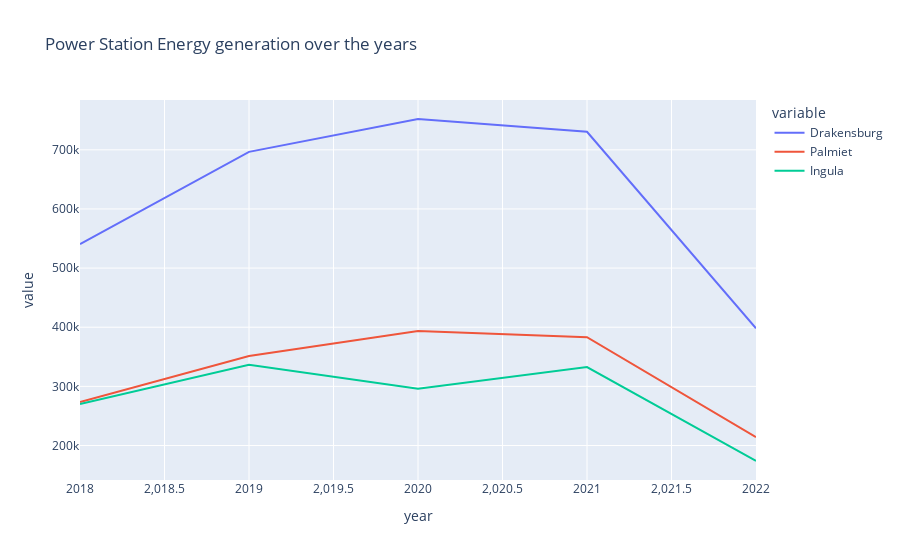

The notebook cell saved with this chart:
### Markdown cell above
## Which is the highest performing power station out of the 3 stations

### Code cell
fig8 = px.line(power_stations,x="year",y=["Drakensburg","Palmiet","Ingula"],title="Power Station Energy generation over the years")
fig8.show()

### Figure 1 — Plotly figure (JSON) as saved in the notebook; plotly's stock layout.template omitted (floating-point values rounded to 4 significant figures)
{"data": [{"hovertemplate": "variable=Drakensburg<br>year=%{x}<br>value=%{y}<extra></extra>", "legendgroup": "Drakensburg", "line": {"color": "#636efa", "dash": "solid"}, "marker": {"symbol": "circle"}, "mode": "lines", "name": "Drakensburg", "orientation": "v", "showlegend": true, "type": "scatter", "x": [2018, 2019, 2020, 2021, 2022], "xaxis": "x", "y": [540700.0, 696600.0, 752100.0, 730600.0, 398100.0], "yaxis": "y"}, {"hovertemplate": "variable=Palmiet<br>year=%{x}<br>value=%{y}<extra></extra>", "legendgroup": "Palmiet", "line": {"color": "#EF553B", "dash": "solid"}, "marker": {"symbol": "circle"}, "mode": "lines", "name": "Palmiet", "orientation": "v", "showlegend": true, "type": "scatter", "x": [2018, 2019, 2020, 2021, 2022], "xaxis": "x", "y": [273400.0, 351300.0, 393700.0, 383200.0, 214200.0], "yaxis": "y"}, {"hovertemplate": "variable=Ingula<br>year=%{x}<br>value=%{y}<extra></extra>", "legendgroup": "Ingula", "line": {"color": "#00cc96", "dash": "solid"}, "marker": {"symbol": "circle"}, "mode": "lines", "name": "Ingula", "orientation": "v", "showlegend": true, "type": "scatter", "x": [2018, 2019, 2020, 2021, 2022], "xaxis": "x", "y": [270300.0, 336300.0, 296100.0, 332500.0, 173800.0], "yaxis": "y"}], "layout": {"legend": {"title": {"text": "variable"}, "tracegroupgap": 0}, "title": {"text": "Power Station Energy generation over the years"}, "xaxis": {"anchor": "y", "domain": [0, 1], "title": {"text": "year"}}, "yaxis": {"anchor": "x", "domain": [0, 1], "title": {"text": "value"}}}}
